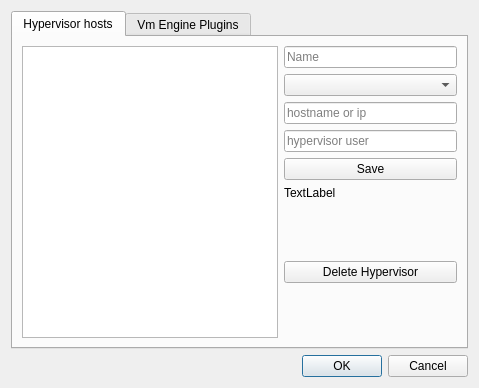
<?xml version="1.0" encoding="UTF-8"?>
<ui version="4.0">
 <class>SettingsDialog</class>
 <widget class="QDialog" name="SettingsDialog">
  <property name="geometry">
   <rect>
    <x>0</x>
    <y>0</y>
    <width>479</width>
    <height>388</height>
   </rect>
  </property>
  <property name="windowTitle">
   <string>Dialog</string>
  </property>
  <layout class="QVBoxLayout" name="verticalLayout">
   <item>
    <widget class="QTabWidget" name="tabWidget">
     <property name="currentIndex">
      <number>0</number>
     </property>
     <widget class="QWidget" name="tab">
      <attribute name="title">
       <string>Hypervisor hosts</string>
      </attribute>
      <layout class="QHBoxLayout" name="horizontalLayout">
       <item>
        <widget class="QListWidget" name="listHypervisorHosts"/>
       </item>
       <item>
        <layout class="QVBoxLayout" name="verticalLayout_2">
         <item>
          <widget class="QLineEdit" name="lineEditName">
           <property name="placeholderText">
            <string>Name</string>
           </property>
          </widget>
         </item>
         <item>
          <widget class="QComboBox" name="comboBoxVmEngine"/>
         </item>
         <item>
          <widget class="QLineEdit" name="lineEditHost">
           <property name="text">
            <string/>
           </property>
           <property name="placeholderText">
            <string>hostname or ip</string>
           </property>
          </widget>
         </item>
         <item>
          <widget class="QLineEdit" name="lineEditUser">
           <property name="placeholderText">
            <string>hypervisor user</string>
           </property>
          </widget>
         </item>
         <item>
          <widget class="QPushButton" name="pushButtonSave">
           <property name="text">
            <string>Save</string>
           </property>
          </widget>
         </item>
         <item>
          <widget class="QLabel" name="labelInfo">
           <property name="text">
            <string>TextLabel</string>
           </property>
          </widget>
         </item>
         <item>
          <spacer name="verticalSpacer">
           <property name="orientation">
            <enum>Qt::Vertical</enum>
           </property>
           <property name="sizeHint" stdset="0">
            <size>
             <width>20</width>
             <height>40</height>
            </size>
           </property>
          </spacer>
         </item>
         <item>
          <widget class="QPushButton" name="pushButtonDelete">
           <property name="text">
            <string>Delete Hypervisor</string>
           </property>
          </widget>
         </item>
         <item>
          <spacer name="verticalSpacer_2">
           <property name="orientation">
            <enum>Qt::Vertical</enum>
           </property>
           <property name="sizeHint" stdset="0">
            <size>
             <width>20</width>
             <height>40</height>
            </size>
           </property>
          </spacer>
         </item>
        </layout>
       </item>
      </layout>
     </widget>
     <widget class="QWidget" name="tab_2">
      <attribute name="title">
       <string>Vm Engine Plugins</string>
      </attribute>
      <layout class="QVBoxLayout" name="verticalLayout_3">
       <item>
        <widget class="QListWidget" name="listWidgetVmPlugins"/>
       </item>
      </layout>
     </widget>
    </widget>
   </item>
   <item>
    <widget class="QDialogButtonBox" name="buttonBox">
     <property name="orientation">
      <enum>Qt::Horizontal</enum>
     </property>
     <property name="standardButtons">
      <set>QDialogButtonBox::Cancel|QDialogButtonBox::Ok</set>
     </property>
    </widget>
   </item>
  </layout>
 </widget>
 <resources/>
 <connections>
  <connection>
   <sender>buttonBox</sender>
   <signal>accepted()</signal>
   <receiver>SettingsDialog</receiver>
   <slot>accept()</slot>
   <hints>
    <hint type="sourcelabel">
     <x>248</x>
     <y>254</y>
    </hint>
    <hint type="destinationlabel">
     <x>157</x>
     <y>274</y>
    </hint>
   </hints>
  </connection>
  <connection>
   <sender>buttonBox</sender>
   <signal>rejected()</signal>
   <receiver>SettingsDialog</receiver>
   <slot>reject()</slot>
   <hints>
    <hint type="sourcelabel">
     <x>316</x>
     <y>260</y>
    </hint>
    <hint type="destinationlabel">
     <x>286</x>
     <y>274</y>
    </hint>
   </hints>
  </connection>
 </connections>
</ui>
